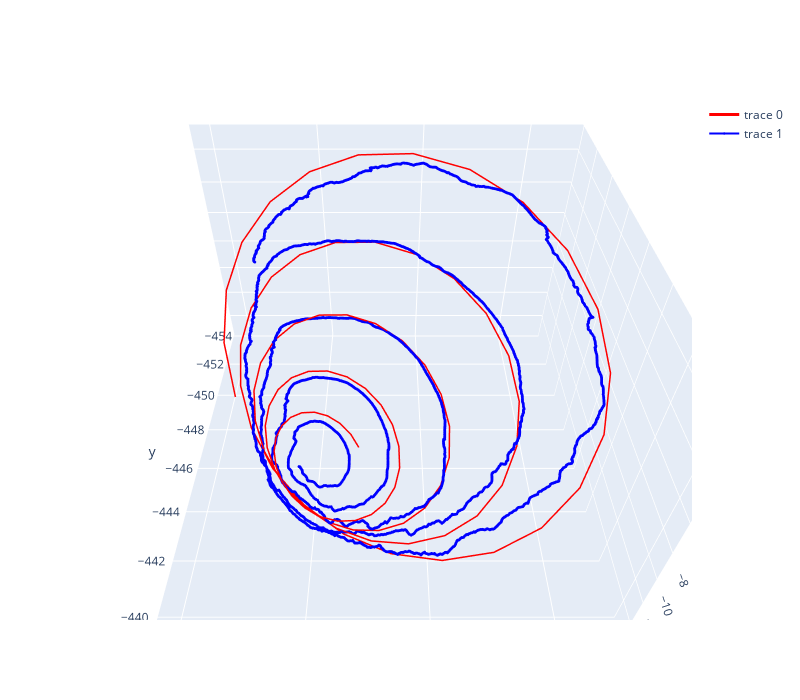

Notebook source saved alongside this figure:
### Code cell
s = np.log(1+(e*arclength_parameters)/r0)/e
x, y, z = gt_generating_spiral(np.linspace(0, s[-1], 100), e, c, t, r0=r0,p0=p0, R0=R0).T

x_coords, y_coords, z_coords = coords.T

fig = go.Figure(data= [
    go.Scatter3d(
    x=x, y=y, z=z,
    mode="lines",
    line=dict(
        color='red',
        width=3
    )
),
go.Scatter3d(
    x=x_coords, y=y_coords, z=z_coords,
    marker=dict(
        size=1,
        color="blue"
    )
)
])

fig.update_layout(
    width=800,
    height=700,
    autosize=False,
    scene=dict(
        camera=dict(
            up=dict(
                x=0,
                y=0,
                z=1
            ),
            eye=dict(
                x=0,
                y=1.0707,
                z=1,
            )
        ),
        aspectratio = dict( x=1, y=1, z=0.7 ),
        aspectmode = 'manual'
    ),
)

fig.show()

### Figure 1 — Plotly figure (JSON) as saved in the notebook; plotly's stock layout.template omitted (floating-point values rounded to 4 significant figures; data arrays with more than 128 entries replaced by an {"elided": "..."} marker saying what was removed)
{"data": [{"line": {"color": "red", "width": 3}, "mode": "lines", "type": "scatter3d", "x": [-402.4, -402.2, -401.8, -401.4, -401.0, -400.6, -400.2, -399.9, -399.7, -399.6, -399.6, -399.8, -400.2, -400.6, -401.1, -401.7, -402.3, -402.8, -403.2, -403.5, -403.6, -403.6, -403.4, -403.1, -402.6, -402.0, -401.3, -400.6, -400.0, -399.5, -399.2, -399.0, -399.1, -399.3, -399.8, -400.5, -401.2, -402.1, -403.0, -403.8, -404.5, -405.0, -405.3, -405.3, -405.0, -404.5, -403.8, -402.9, -401.9, -400.8, -399.8, -399.0, -398.4, -398.1, -398.2, -398.5, -399.2, -400.2, -401.4, -402.7, -404.0, -405.3, -406.5, -407.3, -407.8, -407.9, -407.6, -406.8, -405.7, -404.4, -402.8, -401.2, -399.7, -398.4, -397.4, -396.8, -396.7, -397.2, -398.2, -399.6, -401.4, -403.4, -405.5, -407.6, -409.4, -410.8, -411.6, -411.9, -411.5, -410.5, -408.9, -406.8, -404.4, -401.9, -399.5, -397.4, -395.8, -394.8, -394.6, -395.1], "y": [-440.5, -440.8, -441.1, -441.3, -441.5, -441.6, -441.6, -441.6, -441.4, -441.2, -441.0, -440.7, -440.4, -440.1, -439.9, -439.8, -439.7, -439.7, -439.9, -440.1, -440.4, -440.8, -441.3, -441.7, -442.1, -442.5, -442.8, -443.0, -443.0, -443.0, -442.8, -442.5, -442.1, -441.7, -441.2, -440.8, -440.4, -440.2, -440.1, -440.1, -440.3, -440.6, -441.1, -441.7, -442.3, -443.0, -443.7, -444.3, -444.7, -445.1, -445.2, -445.1, -444.9, -444.4, -443.9, -443.2, -442.5, -441.9, -441.3, -440.9, -440.6, -440.6, -440.9, -441.3, -442.1, -442.9, -443.9, -445.0, -446.0, -447.0, -447.7, -448.3, -448.5, -448.5, -448.1, -447.5, -446.7, -445.7, -444.6, -443.6, -442.6, -441.9, -441.5, -441.4, -441.8, -442.4, -443.5, -444.8, -446.3, -448.0, -449.6, -451.1, -452.3, -453.2, -453.7, -453.7, -453.3, -452.4, -451.1, -449.6], "z": [-4.025, -3.795, -3.655, -3.622, -3.705, -3.902, -4.204, -4.592, -5.038, -5.511, -5.974, -6.391, -6.727, -6.953, -7.049, -7.003, -6.814, -6.494, -6.066, -5.562, -5.023, -4.492, -4.017, -3.639, -3.395, -3.314, -3.409, -3.684, -4.125, -4.704, -5.383, -6.112, -6.836, -7.499, -8.045, -8.429, -8.615, -8.583, -8.328, -7.867, -7.23, -6.466, -5.636, -4.807, -4.049, -3.432, -3.015, -2.842, -2.941, -3.318, -3.957, -4.821, -5.85, -6.972, -8.101, -9.151, -10.03, -10.68, -11.02, -11.03, -10.7, -10.04, -9.097, -7.943, -6.667, -5.374, -4.174, -3.172, -2.465, -2.126, -2.203, -2.712, -3.633, -4.915, -6.472, -8.193, -9.95, -11.61, -13.03, -14.1, -14.72, -14.84, -14.41, -13.47, -12.08, -10.34, -8.391, -6.381, -4.483, -2.866, -1.68, -1.046, -1.048, -1.718, -3.038, -4.932, -7.28, -9.914, -12.64, -15.25]}, {"marker": {"color": "blue", "size": 1}, "type": "scatter3d", "x": {"elided": "3476 float values"}, "y": {"elided": "3476 float values"}, "z": {"elided": "3476 float values"}}], "layout": {"autosize": false, "height": 700, "scene": {"aspectmode": "manual", "aspectratio": {"x": 1, "y": 1, "z": 0.7}, "camera": {"eye": {"x": 0, "y": 1.071, "z": 1}, "up": {"x": 0, "y": 0, "z": 1}}}, "width": 800}}
